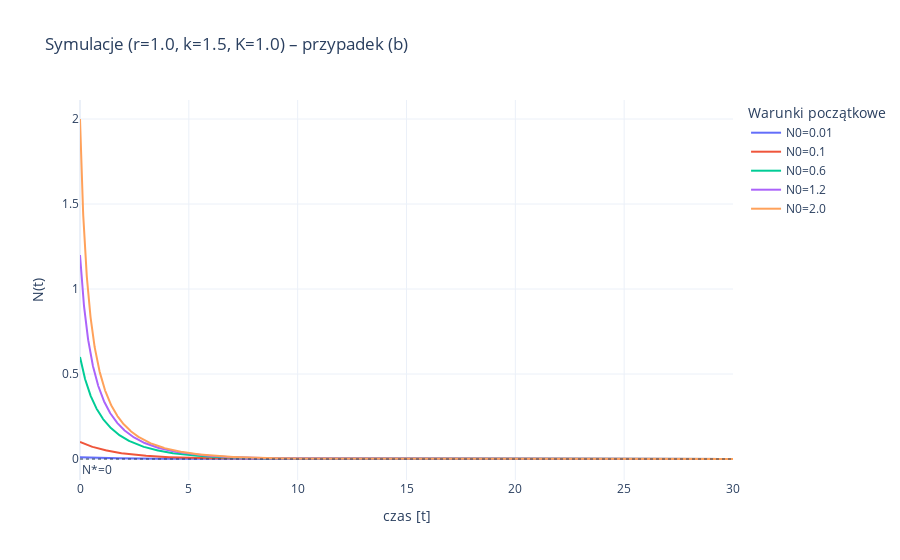

The notebook cell saved with this chart:
### Markdown cell above
W tym przypadku rozwiązania zbiegają do stanu stacjonarnego $N_2^*=0.5$.

### Code cell
with open("zad_2_3_fig_2.pkl", "rb") as file:
    fig_2 = pickle.load(file)

fig_2.show()

### Figure 1 — Plotly figure (JSON) as saved in the notebook; plotly's stock layout.template omitted (floating-point values rounded to 4 significant figures; data arrays with more than 128 entries replaced by an {"elided": "..."} marker saying what was removed)
{"data": [{"mode": "lines", "name": "N0=0.01", "type": "scatter", "x": {"elided": "3001 float values"}, "y": {"elided": "3001 float values"}}, {"mode": "lines", "name": "N0=0.1", "type": "scatter", "x": {"elided": "3001 float values"}, "y": {"elided": "3001 float values"}}, {"mode": "lines", "name": "N0=0.6", "type": "scatter", "x": {"elided": "3001 float values"}, "y": {"elided": "3001 float values"}}, {"mode": "lines", "name": "N0=1.2", "type": "scatter", "x": {"elided": "3001 float values"}, "y": {"elided": "3001 float values"}}, {"mode": "lines", "name": "N0=2.0", "type": "scatter", "x": {"elided": "3001 float values"}, "y": {"elided": "3001 float values"}}], "layout": {"annotations": [{"showarrow": false, "text": "N*=0", "x": 0, "xanchor": "left", "xref": "x domain", "y": 0, "yanchor": "top", "yref": "y"}], "hovermode": "x unified", "legend": {"title": {"text": "Warunki początkowe"}}, "shapes": [{"line": {"dash": "dot", "width": 1}, "type": "line", "x0": 0, "x1": 1, "xref": "x domain", "y0": 0, "y1": 0, "yref": "y"}], "title": {"text": "Symulacje (r=1.0, k=1.5, K=1.0) – przypadek (b)"}, "xaxis": {"title": {"text": "czas [t]"}}, "yaxis": {"title": {"text": "N(t)"}}}}
